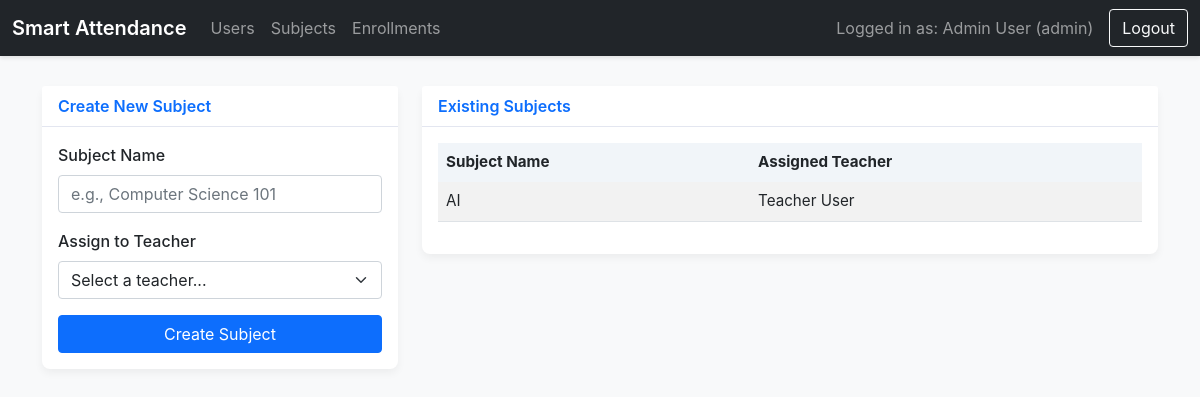
The page /admin/subjects (signed in) on the database as committed earlier.
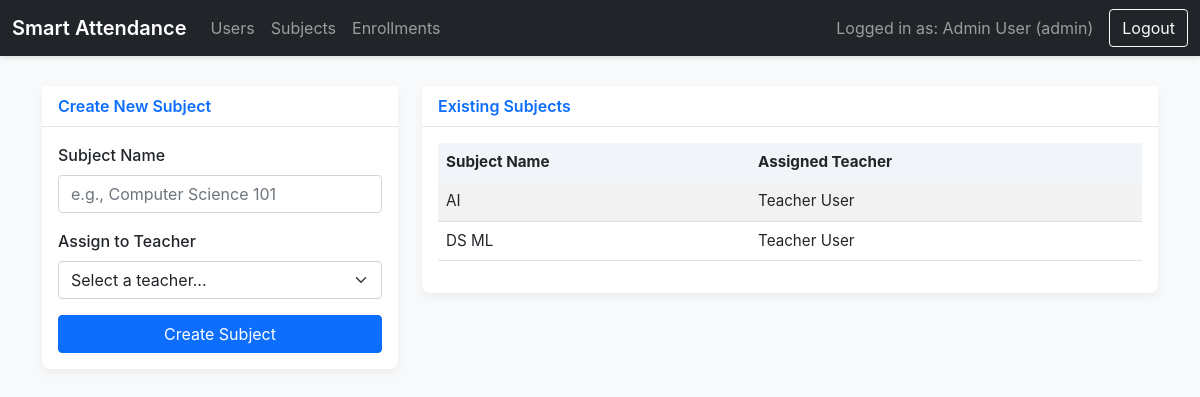
The same page on the database as committed later.
### tables this page shows
CREATE TABLE subjects (
        id INTEGER PRIMARY KEY AUTOINCREMENT,
        subject_name TEXT NOT NULL,
        teacher_id TEXT NOT NULL,
        FOREIGN KEY (teacher_id) REFERENCES users (user_id)
    );

CREATE TABLE users (
        user_id TEXT PRIMARY KEY,
        name TEXT NOT NULL,
        role TEXT NOT NULL,
        password TEXT NOT NULL
    , face_image TEXT);

### app.py (the view)
@app.route('/admin/subjects', methods=['GET', 'POST'])
@login_required
@role_required('admin')
def manage_subjects():
    if request.method == 'POST':
        db.add_subject(request.form['subject_name'], request.form['teacher_id'])
        flash(f"Subject '{request.form['subject_name']}' created successfully!", "success")
        return redirect(url_for('manage_subjects'))
    return render_template('manage_subjects.html', subjects=db.get_all_subjects(), teachers=db.get_all_users_by_role('teacher'))

### app.py (called while the page is built)
def login_required(f):
    @wraps(f)
    def decorated_function(*args, **kwargs):
        if 'user_id' not in session:
            return redirect(url_for('login'))
        return f(*args, **kwargs)
    return decorated_function

def role_required(role_name):
    def wrapper(f):
        @wraps(f)
        def decorated_function(*args, **kwargs):
            if session.get('role') != role_name:
                flash("You do not have permission to access this page.", "danger")
                return redirect(url_for('dashboard'))
            return f(*args, **kwargs)
        return decorated_function
    return wrapper

### database_manager.py (called while the page is built)
def get_db_connection():
    conn = sqlite3.connect(DATABASE)
    conn.row_factory = sqlite3.Row
    return conn

def get_all_users_by_role(role=None):
    conn = get_db_connection()
    query, params = "SELECT * FROM users", []
    if role:
        query += " WHERE role = ?"
        params.append(role)
    query += " ORDER BY name"
    users = conn.cursor().execute(query, params).fetchall()
    conn.close()
    return users

### templates/manage_subjects.html (shortened to what this page needs)
{% extends "base.html" %}
{% block content %}
<div class="row">
    <div class="col-lg-4">
        <div class="card">
            <div class="card-header">Create New Subject</div>
            <div class="card-body">
                <form action="{{ url_for('manage_subjects') }}" method="post">
                    <div class="mb-3">
                        <label for="subject_name" class="form-label">Subject Name</label>
                        <input type="text" class="form-control" id="subject_name" name="subject_name" placeholder="e.g., Computer Science 101" required>
                    </div>
                    <div class="mb-3">
                        <label for="teacher_id" class="form-label">Assign to Teacher</label>
                        <select class="form-select" id="teacher_id" name="teacher_id" required>
                            <option value="" disabled selected>Select a teacher...</option>
                        </select>
                    </div>
                    <button type="submit" class="btn btn-primary w-100">Create Subject</button>
                </form>
            </div>
        </div>
    </div>
    <div class="col-lg-8">
        <div class="card">
            <div class="card-header">Existing Subjects</div>
            <div class="card-body">
                <table class="table table-striped">
                    <thead>
                        <tr>
                            <th>Subject Name</th>
                            <th>Assigned Teacher</th>
                        </tr>
                    </thead>
                    <tbody>
                        {% for subject in subjects %}
                        <tr>
                            <td>{{ subject.subject_name }}</td>
                            <td>{{ subject.teacher_name }}</td>
                        </tr>
                        {% endfor %}
                    </tbody>
                </table>
            </div>
        </div>
    </div>
</div>
{% endblock %}

Rows that differ between the two databases and show on the page:
added subjects: subject_name "DS ML", teacher_name "Teacher User"
